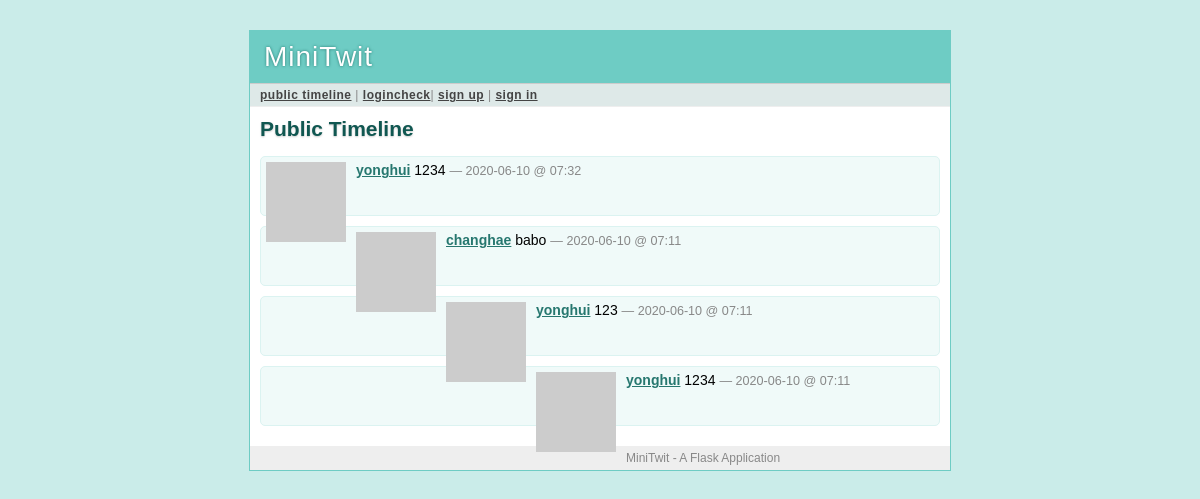
The page /public on the database its author committed.
### tables this page shows
CREATE TABLE message (
message_id integer primary key autoincrement,
author_id integer not null,
text string not null,
pub_date integer
);

CREATE TABLE user(
user_id integer primary key autoincrement,
username string not null,
email string not null,
pw_hash string not null
);

### 0610과제2/minitwit/minitwit.py (the view)
@app.route('/public')
def public_timeline():
    return render_template('timeline.html', messages=query_db('''
    select message.*, user.* from message, user
    where message.author_id = user.user_id
    order by message.pub_date desc limit ?''', [PER_PAGE]))

### 0610과제2/minitwit/minitwit.py (called while the page is built)
def connect_db():
    return sqlite3.connect(app.config['DATABASE'])

@app.before_request
def before_request():
    g.db = connect_db()
    g.user = None
    if 'user_id' in session:
        g.user = query_db('select * from user where user_id = ?',
                          [session['user_id']], one=True)

@app.teardown_request
def teardown_request(exception):
    if hasattr(g, 'db'):
        g.db.close()

def query_db(query, args=(), one=False):
    cur = g.db.execute(query, args)
    rv = [dict((cur.description[idx][0], value)
               for idx, value in enumerate(row)) for row in cur.fetchall()]
    return (rv[0] if rv else None) if one else rv

def gravatar_url(email, size=80):
    return 'http://www.gravatar.com/avatar/%s?d=identicon&s=%d' % \
           (md5(email.strip().lower().encode('utf-8')).hexdigest(), size)

def format_datetime(timestamp):
    return datetime.utcfromtimestamp(timestamp).strftime('%Y-%m-%d @ %H:%M')

### templates/timeline.html (shortened to what this page needs)
{% extends "layout.html" %}
{% block title %}
  {% if request.endpoint == 'public_timeline' %}
    Public Timeline
  {% elif request.endpoint == 'user_timeline' %}
    {{ profile_user.username }}'s Timeline
  {% else %}
    My Timeline
  {% endif %}
{% endblock %}
{% block body %}
  <h2>{{ self.title() }}</h2>
  <ul class=messages>
  {% for message in messages %}
    <li><img src="{{ message.email|gravatar(size=48) }}"><p>
      <strong><a href="{{ url_for('user_timeline', username=message.username)
      }}">{{ message.username }}</a></strong>
      {{ message.text }}
      <small>&mdash; {{ message.pub_date|datetimeformat }}</small>
  {% else %}
    <li><em>There's no message so far.</em>
  {% endfor %}
  </ul>
{% endblock %}

### templates/layout.html (shortened to what this page needs)
<!DOCTYPE html>
<link rel=stylesheet type=text/css href="{{ url_for('static', filename='style.css') }}">
<div class=page>
    <h1>MiniTwit</h1>
    <div class=navigation>
        {% if g.user %}
            <a href="{{ url_for('timeline') }}">my timeline</a> |
            <a href="{{ url_for('loginCheck') }}">logincheck</a> |
            <a href="{{ url_for('public_timeline') }}">public timeline</a> |
            <a href="{{ url_for('logout') }}">sign out [{{ g.user.username }}]</a>
        {% else %}
            <a href="{{ url_for('public_timeline') }}">public timeline</a> |
            <a href="{{ url_for('loginCheck') }}">logincheck</a>|
            <a href="{{ url_for('register') }}">sign up</a> |
            <a href="{{ url_for('login') }}">sign in</a>
        {% endif %}
    </div>
    <div class=body>
        {% block body %}{% endblock %}
    </div>
    <div class=footer>
        MiniTwit - A Flask Application
    </div>
</div>

### static/style.css (style rules this page uses)
a { color: #26776F; }
div.page { background: white; border: 1px solid #6ECCC4; width: 700px; margin: 30px auto; }
div.page h1 { background: #6ECCC4; margin: 0; padding: 10px 14px; color: white; letter-spacing: 1px; text-shadow: 0 0 3px #24776F; font-weight: normal; }
div.page div.navigation { background: #DEE9E8; padding: 4px 10px; border-top: 1px solid #ccc; border-bottom: 1px solid #eee; color: #888; font-size: 12px; letter-spacing: 0.5px; }
div.page div.navigation a { color: #444; font-weight: bold; }
div.page h2 { margin: 0 0 15px 0; color: #105751; text-shadow: 0 1px 2px #ccc; }
div.page div.body { padding: 10px; }
div.page div.footer { background: #eee; color: #888; padding: 5px 10px; font-size: 12px; }
div.page ul.messages { list-style: none; margin: 0; padding: 0; }
div.page ul.messages li { margin: 10px 0; padding: 5px; background: #F0FAF9; border: 1px solid #DBF3F1; -moz-border-radius: 5px; -webkit-border-radius: 5px; min-height: 48px; }
div.page ul.messages p { margin: 0; }
div.page ul.messages li img { float: left; padding: 0 10px 0 0; }
div.page ul.messages li small { font-size: 0.9em; color: #888; }

### rows shown on the page
message: username "yonghui", text "1234", pub_date "2020-06-10 @ 07:32"
message: username "changhae", text "babo", pub_date "2020-06-10 @ 07:11"
message: username "yonghui", text "123", pub_date "2020-06-10 @ 07:11"
message: username "yonghui", text "1234", pub_date "2020-06-10 @ 07:11"
